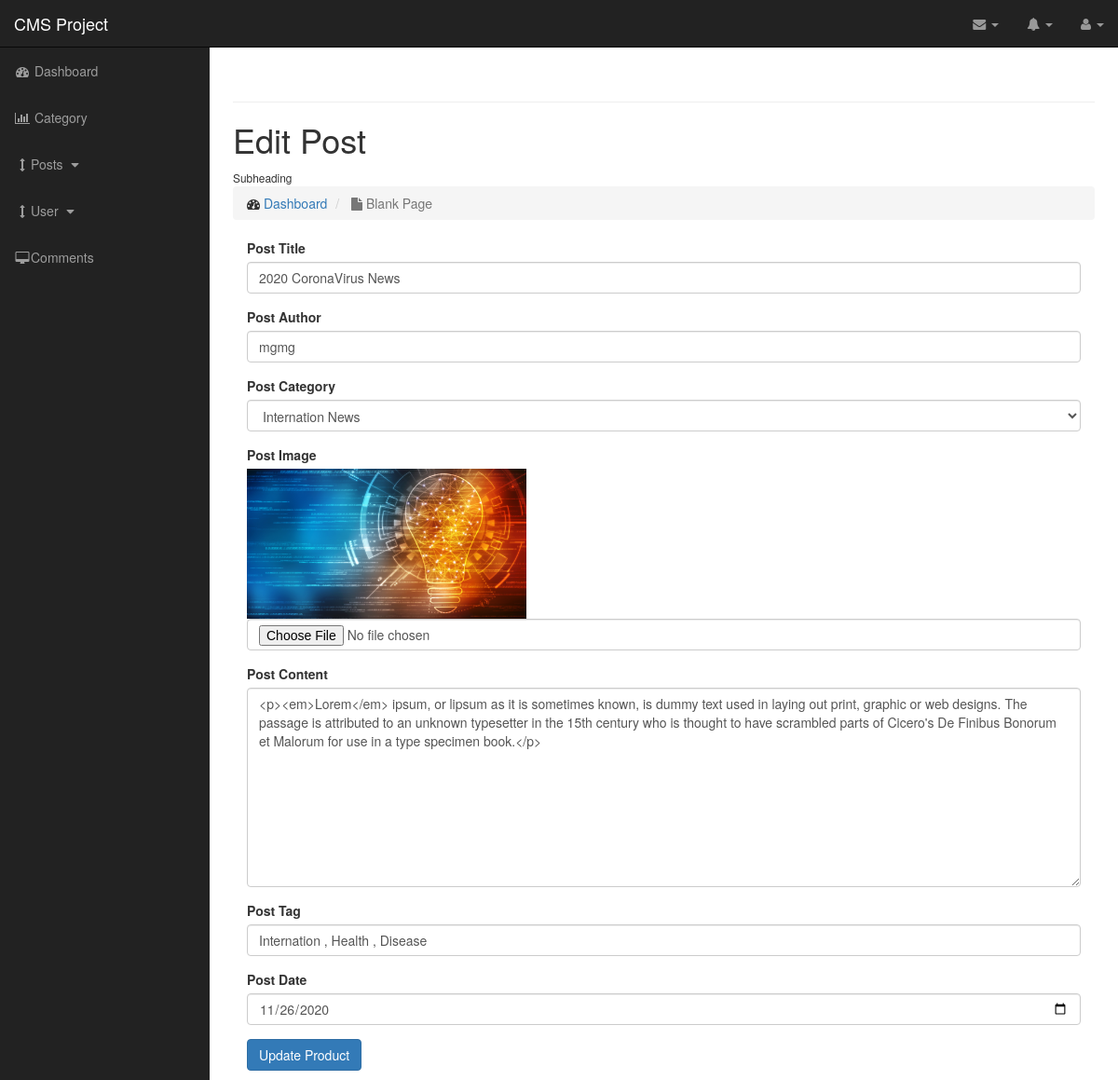
Page /admin/post.php?source=edit_post&edit_id=1 on the committed database.
### tables this page shows
CREATE TABLE `posts` (
  `post_id` int(11) NOT NULL,
  `post_title` varchar(100) NOT NULL,
  `post_category_id` int(100) NOT NULL,
  `post_author` varchar(100) NOT NULL,
  `post_image` varchar(100) NOT NULL,
  `post_content` text NOT NULL,
  `post_tag` varchar(100) NOT NULL,
  `post_comment_count` int(11) NOT NULL,
  `post_view_count` int(11) NOT NULL,
  `post_status` int(11) NOT NULL,
  `post_date` date NOT NULL
);

CREATE TABLE `category` (
  `cat_id` int(11) NOT NULL,
  `cat_title` varchar(100) NOT NULL
);

### admin/admin_layout/edit_post.php (the view, shortened to what this page needs)
<?php
 if(isset($_GET['edit_id'])){
     $edit_id=$_GET['edit_id'];
    $query="SELECT * FROM posts WHERE post_id=$edit_id";
    $result=mysqli_query($connect,$query);
    $data=mysqli_fetch_assoc($result);
 }
?>
<div class="col-md-12">
    <form action="" method="post" enctype="multipart/form-data">
        <div class="form-group">
            <label for="">Post Title</label>
            <input type="text" name="post_title" class="form-control"  value="<?php echo $data['post_title']?>">
        </div>
        <div class="form-group">
            <label for="">Post Author</label>
            <input type="text" name="post_author" class="form-control" value="<?php echo $data['post_author']?>">
        </div>
        <div class="form-group">
            <label for="">Post Category</label>
            <select name="post_category_id" id="" class="form-control">
                <?php
                    $query="SELECT * FROM category";
                    $result=mysqli_query($connect,$query);
                    foreach($result as $row){
                ?>
                <option  value="<?php echo $row['cat_id']?>"
                <?php if($data['post_category_id']==$row['cat_id']){
                ?>
                selected=""
                <?php
                }?>
                >
                <?php echo $row['cat_title']?>
                </option>
                <?php } ?>
            </select>
        </div>
        <div class="form-group">
            <label for="">Post Image</label>
            <img src="../images/<?php echo $data['post_image'] ?>" alt="" class="img-responsive" width="300px" height="300px">
            <input type="file" name="post_image" class="form-control">
        </div>
        <div class="form-group">
            <label for="">Post Content</label>
            <textarea name="post_content" id="editor1" cols="30" rows="10" class="form-control"><?php echo $data['post_content']?></textarea>
        </div>
        <div class="form-group">
            <label for="">Post Tag</label>
            <input type="text" name="post_tag" class="form-control" value="<?php echo $data['post_tag']?>">
        </div>
        <div class="form-group">
            <label for="">Post Date</label>
            <input type="date" name="post_date" class="form-control" value="<?php echo $data['post_date']?>">
        </div>
        <input type="submit" name="update_product"  value="Update Product" class="btn btn-primary">
    </form>
</div>

### admin/css/sb-admin.css (style rules this page uses)
body { margin-top: 100px; background-color: #222; }
@media (min-width:768px) { body { margin-top: 50px; } }

### rows in the picture
posts: post_title "2020 CoronaVirus News", post_author "mgmg", post_category_id "Internation News", post_image (picture), post_content "<p><em>Lorem</em> ipsum, or lipsum as it is sometimes known, is dummy text used in laying out print, graphic or web designs. The passage is attributed to an unknown typesetter in the 15th century who is thought to have scrambled parts of Cicero's De Finibus Bonorum et Malorum for use in a type specimen book.</p>", post_tag "Internation , Health , Disease", post_date "11/26/2020"
